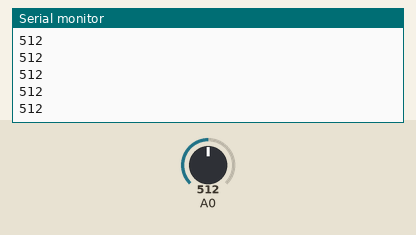
The sketch below on a simulated Arduino Uno, built with avr-gcc and run on an emulated ATmega328P. On the bench: the last lines printed to the serial monitor. The test bench sets the inputs (shaded band); at power-on: A0 = 512.

Above: at 1.2 s.
1.3 s: A0 set to 716
At 1.9 s:
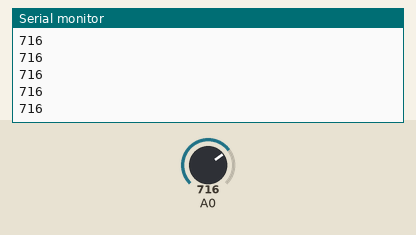
2.8 s: A0 set to 900
At 3.3 s:
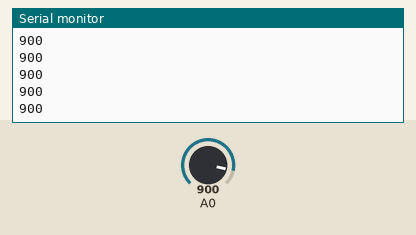
Timing chart, 0 to 5.8 s (numbered marks = the images above; inputs shaded):
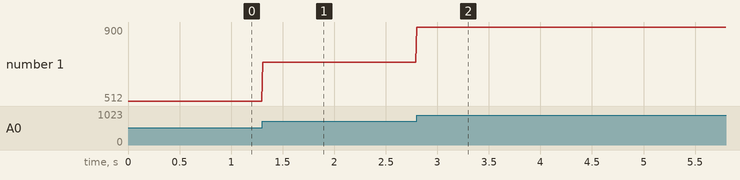

The sketch:

night_light_nano.ino
```cpp
// C++ code
//

void setup()
{
  Serial.begin(9600);
}

void loop()
{
  int val = analogRead(A0);
  Serial.println(val);
  if(val > 30){
    digitalWrite(6, HIGH);
    digitalWrite(7, LOW);
    }
  else {
    digitalWrite(7, HIGH);
    digitalWrite(6, LOW);
  }
  delay(10); // Delay a little bit to improve simulation performance
}
```

Measured:
- after the input at 1.3 s, the serial monitor: prints a new line at once (image 1)
- after the input at 2.8 s, the serial monitor: prints a new line at once (image 2)
- plotted number 1: 512 → 716 after the input at 1.3 s, 716 → 900 after the input at 2.8 s
